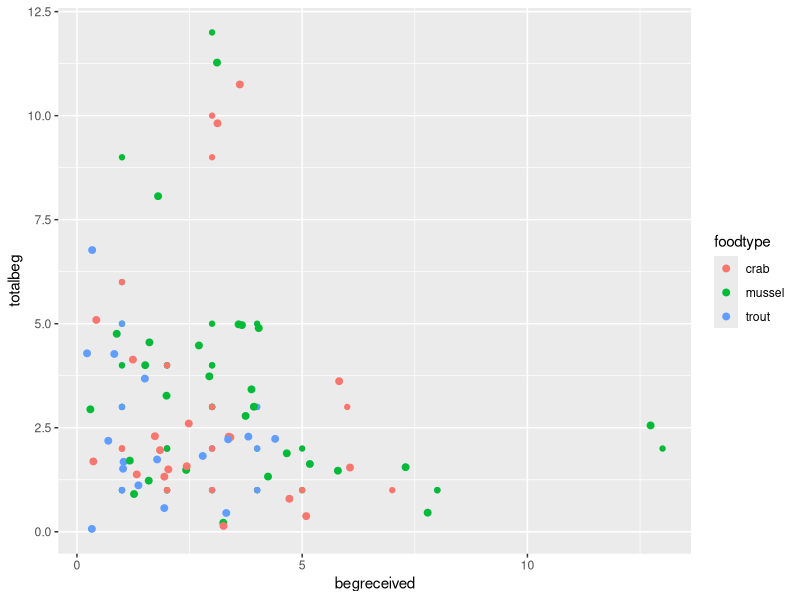
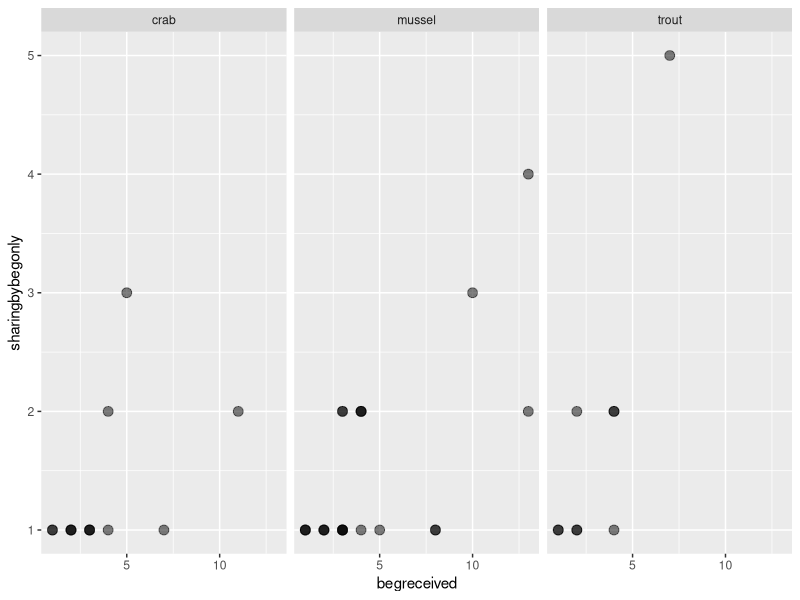

R code for these plots, in order:



library(dplyr)
library(ggplot2)

otter_data <- read.csv("data/Bowden-ParryOtterdata.csv")
head(otter_data)

#gather new information (answers to questions) regarding your dataset.
#What food do the otters prefer more; trout, mussels, or crab?
#using the columns of data, foodtype, totalbeg and begreceived.
#I need begreceived to be > 0 to exclude trials that did not receive food when they wanted it. 
# I also made the totalbeg > 0 so I could see if the otters wanted that food or not. 

begging <-   
  otter_data %>%
  filter(begreceived > 0, totalbeg > 0) %>% 
  select(foodtype, totalbeg, begreceived)

## Plotting begged v recieved foods

ggplot(begging, aes(x = begreceived, y = totalbeg, color = foodtype)) +
  geom_point() +
  geom_jitter(size = 2, width = 1, height = 1)


# Analysis 2

sharing <- 
  otter_data %>% 
  filter(begreceived > 0, sharingbybegonly > 0) %>% 
  select(begreceived, sharingbybegonly, foodtype)


# plotting if the food was shared

ggplot(sharing, aes(x = begreceived, y = sharingbybegonly)) +
  geom_point(size = 3, alpha = 0.5) +
  facet_wrap(~foodtype)






